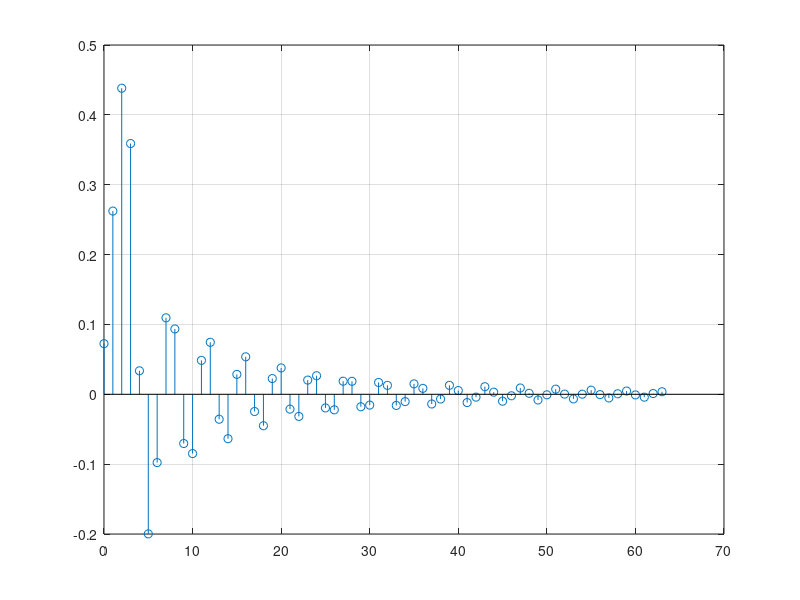
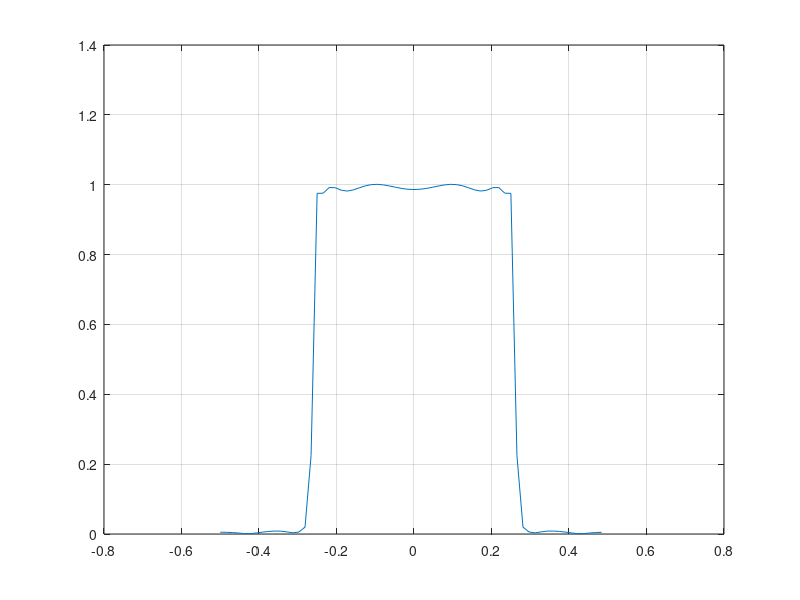
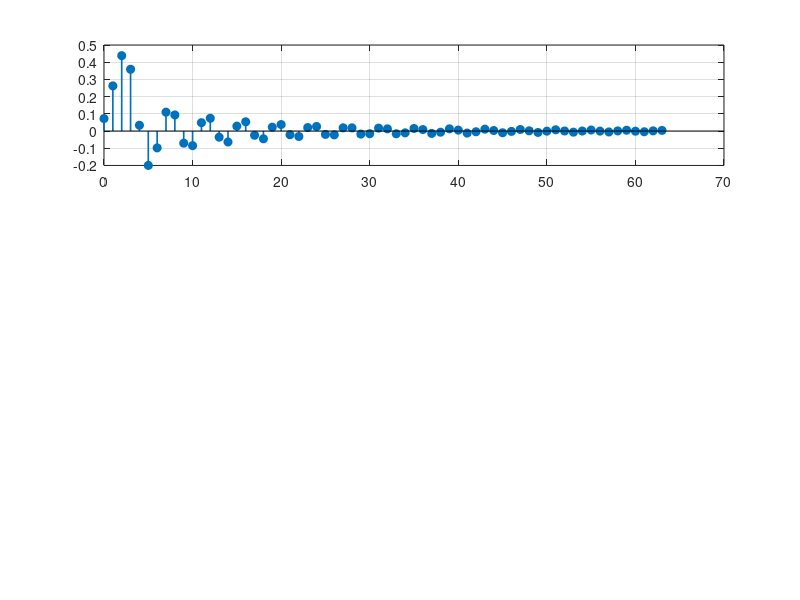

The MATLAB source for these figures, in order: (Note: this script raises an error after producing the figures.)
%% Q3
clear; close all; clc;
% Filter a delta function signal with a length of 64 samples with the stable filter from question 1. Make
% a Fourier transform of the impulse response and compare this transfer function to the one calculated
% with your function transfer. Make plots of the transfer function with an amplification in dB. Are
% the two transfer functions exactly alike and if not, why?

%% Define the delta function
N = 64;
n = 0:N-1;

delta = zeros(1,N); % Function of length 64 
delta(1,1) = 1; % with one spike corresponding to dirac(x) 

%% Stable Filter F1 (REPITITION FROM Q1)
close all; clc;

B1 = [0.0725 0.2200 0.4085 0.4883 0.4085 0.2200 0.0725];
A1 = [1.0000 -0.5835 1.7021 -0.8477 0.8401 -0.2823 0.0924];


% Compute impulse responses
h1 = filter(B1, A1, delta);   % Filter 1 (expected stable)
stem(n, h1)
grid on

% Stable Filter F1 Fourier transform
H1 = fftshift(fft(h1));
axis = -N/2:(N-1)/2;

figure;
plot(axis/N, abs(H1))
grid on

figure;
plot(axis/N, angle(H1))


%% 
close all; clc;
freq_axis = linspace(-0.5, 0.5, N);  % normalized frequency axis

% 1. Impulse Response
subplot(3,1,1);
stem(n, h1, 'filled', 'LineWidth', 1.2);
grid on; 
title('Impulse Response h_1[n]', 'FontWeight', 'bold', FontSize=20);
xlabel('n (samples)', FontSize=20);
ylabel('Amplitude', FontSize=20);
xlim([0 N-1]);

% 2. Magnitude Response (in dB)
subplot(3,1,2);
plot(freq_axis, abs(H1), 'LineWidth', 2);
grid on; 
title('Magnitude Response |H_1(f)|', 'FontWeight', 'bold', FontSize=20);
xlabel('Normalized Frequency (f/fs)', FontSize=20);
ylabel('Magnitude |H(f)|', FontSize=20);
ylim([-0.5 1.5]);

% 3. Phase (Angle) Response
subplot(3,1,3);
plot(freq_axis, angle(H1), 'LineWidth', 2);
grid on; 
title('Phase Response ∠H_1(f)', 'FontWeight', 'bold', FontSize=20);
xlabel('Normalized Frequency (f/fs)', FontSize=20);
ylabel('Phase (radians)', FontSize=20);

sgtitle('Filter F1: Impulse, Magnitude, and Phase Responses', 'FontWeight', 'bold', FontSize=22);



%% Impulse from transfer function
close all; clc;

M = 1000
[H1_1, f_1] = transfer(B1, A1, M);

freq_axis_M = linspace(-0.5, 0.5, M);
figure;

plot(freq_axis, 20*log10(abs(H1)/max(abs(H1))), 'LineWidth', 2); hold on;
plot(freq_axis_M+8*(1/M), 20*log10(abs(H1_1)/max(abs(H1_1))), 'LineWidth', 2);
grid on;
title('Magnitude Response Comparison: H_{1,fft} and H_{1,transfer}', FontSize=22);
xlabel('Normalized Frequency (f/fs)', FontSize=20);
ylabel('Magnitude (dB)', FontSize=20);
legend('|H_{1,fft} |', '|H_{1,transfer} |', fontsize=14);
ylim([-120 10])
xlim([-0.5 0.5])
%%










function [H, f] = transfer(B, A, M)
%TRANSFER Compute the complex transfer function H(e^{j2πf}) of an IIR filter.
%   [H, f] = transfer(B, A, M) returns the complex frequency response H and
%   the corresponding normalized frequency vector f in [-1/2, 1/2], using M points.
%
%   Inputs:
%     B - row/column vector of numerator coefficients
%     A - row/column vector of denominator coefficients
%     M - number of frequency samples (positive integer)
%
%   Outputs:
%     H - complex frequency response (Mx1)
%     f - normalized frequencies in [-1/2, 1/2] (Mx1)
%
%   Notes:
%     - Frequencies are normalized (cycles/sample). Multiply by fs to get Hz.
%     - This evaluates H(z) on the unit circle with z = e^{j2πf}.

    narginchk(3,3);
    validateattributes(B, {'double','single'}, {'vector','nonempty'}, mfilename, 'B', 1);
    validateattributes(A, {'double','single'}, {'vector','nonempty'}, mfilename, 'A', 2);
    validateattributes(M, {'numeric'}, {'scalar','integer','>=',2}, mfilename, 'M', 3);

    % Ensure column vectors
    B = B(:);
    A = A(:);

    % Frequency vector in [-1/2, 1/2]
    % linspace from -M/2 to M/2 mapped by 1/M gives exactly [-1/2, 1/2]
    f = linspace(-M/2, M/2, M).' / M;   % Mx1

    % Build Vandermonde-like matrices to evaluate sums efficiently:
    % For each frequency f(m), evaluate sum_k B(k)*exp(-j*2*pi*f(m)*kIdx(k))
    kB = (0:numel(B)-1);                      % 1xNb
    kA = (0:numel(A)-1);                      % 1xNa
    EB = exp(-1j*2*pi * f * kB);              % MxNb
    EA = exp(-1j*2*pi * f * kA);              % MxNa

    % Numerator and denominator
    Num = EB * B;                              % Mx1
    Den = EA * A;                              % Mx1

    % Guard against division by ~0 (very sharp notches)
    tiny = 1e-15;
    Den = Den + (abs(Den) < tiny).*tiny;

    H = Num ./ Den;                            % Mx1
end